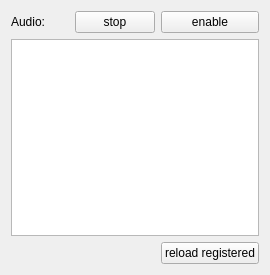
<?xml version="1.0" encoding="UTF-8"?>
<ui version="4.0">
 <class>CAudioAdvancedDistributedComponent</class>
 <widget class="QFrame" name="CAudioAdvancedDistributedComponent">
  <property name="geometry">
   <rect>
    <x>0</x>
    <y>0</y>
    <width>270</width>
    <height>275</height>
   </rect>
  </property>
  <property name="windowTitle">
   <string>Frame</string>
  </property>
  <layout class="QGridLayout" name="gridLayout">
   <item row="0" column="2">
    <widget class="QPushButton" name="pb_EnableDisable">
     <property name="text">
      <string>enable</string>
     </property>
    </widget>
   </item>
   <item row="2" column="0" colspan="3">
    <widget class="BlackGui::Views::CAudioDeviceInfoView" name="tvp_RegisteredDevices">
     <property name="selectionMode">
      <enum>QAbstractItemView::SingleSelection</enum>
     </property>
     <property name="selectionBehavior">
      <enum>QAbstractItemView::SelectRows</enum>
     </property>
     <attribute name="verticalHeaderVisible">
      <bool>false</bool>
     </attribute>
     <attribute name="verticalHeaderHighlightSections">
      <bool>true</bool>
     </attribute>
    </widget>
   </item>
   <item row="0" column="1">
    <widget class="QPushButton" name="pb_StartStop">
     <property name="text">
      <string>stop</string>
     </property>
    </widget>
   </item>
   <item row="0" column="0">
    <widget class="QLabel" name="lbl_EnableDisable">
     <property name="text">
      <string>Audio:</string>
     </property>
    </widget>
   </item>
   <item row="3" column="2">
    <widget class="QPushButton" name="pb_ReloadRegistered">
     <property name="text">
      <string>reload registered</string>
     </property>
    </widget>
   </item>
  </layout>
 </widget>
 <customwidgets>
  <customwidget>
   <class>BlackGui::Views::CAudioDeviceInfoView</class>
   <extends>QTableView</extends>
   <header>blackgui/views/audiodeviceinfoview.h</header>
  </customwidget>
 </customwidgets>
 <tabstops>
  <tabstop>pb_StartStop</tabstop>
  <tabstop>pb_EnableDisable</tabstop>
  <tabstop>tvp_RegisteredDevices</tabstop>
  <tabstop>pb_ReloadRegistered</tabstop>
 </tabstops>
 <resources/>
 <connections/>
</ui>
